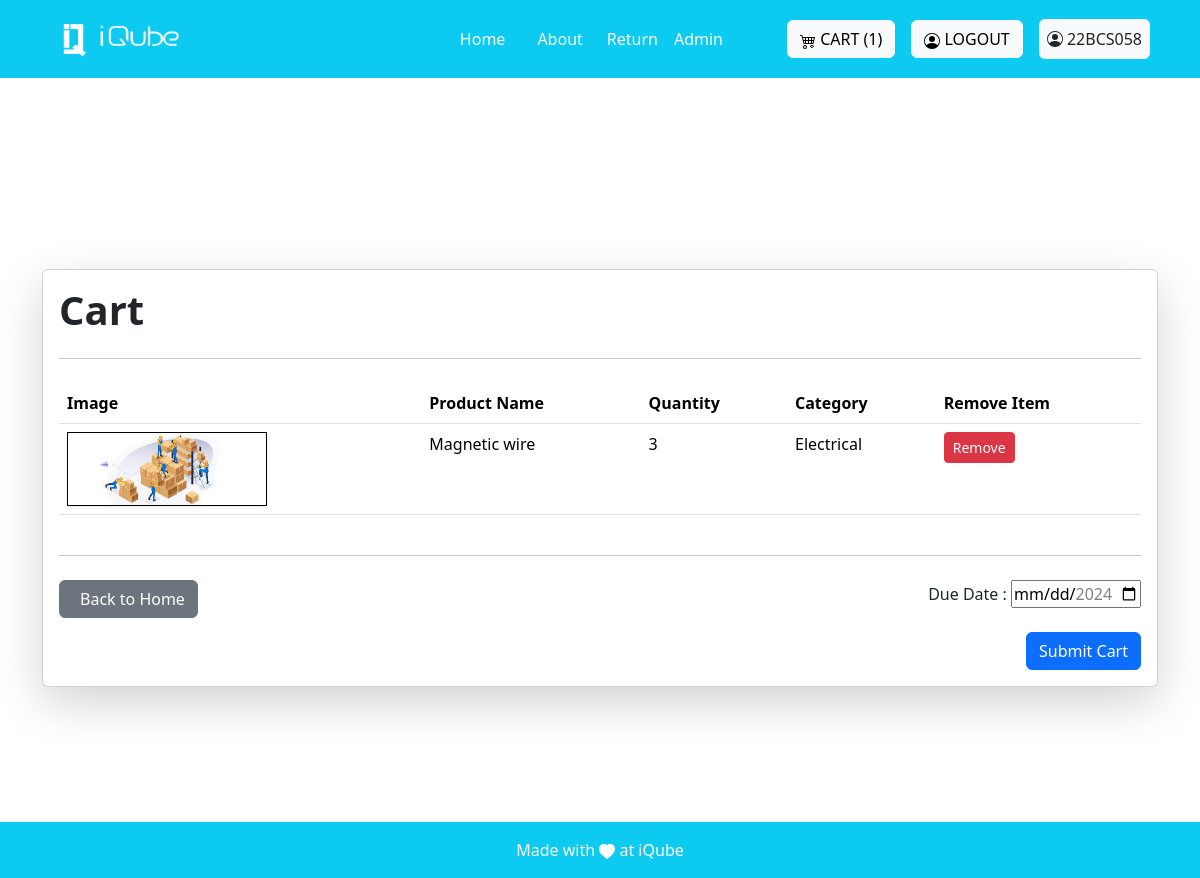
The app's page /cart/ (signed in) with its own data.
### invention/models.py (models this page shows, shortened)
class Cart(models.Model):
    product_name=models.ForeignKey(Product, on_delete=models.CASCADE)
    quantity=models.PositiveIntegerField(default=0)
    created_by=models.ForeignKey(User,on_delete=models.CASCADE)

class Product(models.Model):
    name=models.CharField(max_length=255)
    decription=models.CharField(max_length=100)
    actual_count=models.PositiveIntegerField()
    available_count=models.PositiveIntegerField()
    dummy_count = models.PositiveIntegerField(default = 0)
    category= models.ForeignKey('Category', on_delete=models.CASCADE)
    sub_category = models.ForeignKey('SubCategory', on_delete = models.CASCADE)
    created_at = models.DateTimeField(auto_now=True)
    image = models.ImageField(upload_to='images', blank=True)
    actual_price = models.DecimalField(max_digits = 10,decimal_places = 5)
    available_price = models.DecimalField(max_digits = 10,decimal_places = 5)
    unit_price = models.DecimalField(max_digits = 10,decimal_places = 5)
    is_active = models.BooleanField(default = True)
    created_by = models.ForeignKey(User, on_delete=models.CASCADE)

class Category(models.Model):
    name=models.CharField(max_length=25)
    created_by = models.ForeignKey(User, on_delete=models.CASCADE)
    created_at=models.DateTimeField(auto_now=True)
    class Meta:
        verbose_name_plural = 'Categories'
    def __str__(self):
        return str(self.name)

### invention/views.py (the view)
# urls.py: path('cart/', views.view_cart, name='view_cart'),
@login_required(login_url='login')
def view_cart(request):
        cart=Cart.objects.filter(created_by=request.user)
        count = cart.count()
        product=Product.objects.all()
        category=Category.objects.all()
        return render(request, 'cart/cart.html', {'cart_items':cart,'product':product,'category':category, 'count':count,})

### invention/templates/cart/cart.html (shortened to what this page needs)
{% extends "base.html" %}
{% load static %}
{% block base %}
<!doctype html>
<html lang="en">
<head>
  <link href="https://cdn.jsdelivr.net/npm/bootstrap@5.3.2/dist/css/bootstrap.min.css" rel="stylesheet">
</head>
<body>
  <section class="vh-100 d-flex align-items-center">
    <div class="container py-5">
      <div class="card shadow-lg border-radius-15">
        <div class="card-body">
          <div class="mb-4">
            <h1 class="fw-bold mb-0">Cart</h1>
          </div>
          <hr class="my-4">
          <div class="table-responsive">
            <table class="table">
              <thead>
                <tr>
                  <th>Image</th>
                  <th>Product Name</th>
                  <th>Quantity</th>
                  <th>Category</th>
                  <th>Remove Item</th>
                </tr>
              </thead>
              <tbody>
                {% for item in cart_items %}
                <tr>
                  {% if item.product_name.image %}
                  <td><img src="{{item.product_name.image.url}}" alt="{{ item.product_name.name }}" class="img-fluid shadow-sm border border-black" height="150" width="200"></td>
                  {% else %}
                  <td><img src="{% static 'images/inven.jpg' %}" alt="loading" class="img-fluid shadow-sm border border-black" height="150" width="200"></td>
                  {% endif %}
                  <td>{{ item.product_name.name }}</td>
                  <td>{{ item.quantity }}</td>
                  <td>{{ item.product_name.category }}</td>
                  <td>
                    <form action="{% url 'remove_from_cart' product_id=item.id %}" method="post" id="removeItem_{{ item.id }}">
                      <button type="button" class="btn btn-danger btn-sm" onclick="return confirmRemoveItem('{{ item.id }}')">Remove</button>
                    </form>
                  </td>
                </tr>
                {% empty %}
                <tr>
                  <td colspan="5"><p>No items</p></td>
                </tr>
                {% endfor %}
              </tbody>
            </table>
          </div>
          <hr class="my-4">
          <div class="row">
            <div class="col-md-6 mb-3">
              <a href="{% url 'Home' %}" class="btn btn-secondary">Back to Home</a>
            </div>
            <div class="col-md-6 text-end">
              <form id="submitCartForm" action="{% url 'submit_cart' %}" method="post">
                <div>
                  <label>Due Date :</label>
                  <input type="date" name="due_date" id="id_due_date" required>
                </div>
                <br>
                <button type="submit" class="btn btn-primary" value="Submit Cart" onclick="return confirmSubmitCart()">Submit Cart</button>
              </form>
            </div>
          </div>
        </div>
      </div>
    </div>
  </section>
{% endblock %}

### invention/templates/base.html (shortened to what this page needs)
{% load static %}
<!DOCTYPE html>
<html lang="en">
<head>
    <link href="https://cdn.jsdelivr.net/npm/bootstrap@5.3.2/dist/css/bootstrap.min.css" rel="stylesheet"
>
</head>
<body>
    <nav class="sticky-top navbar navbar-expand-lg navbar-dark bg-info p-3">
    <div class="container">
            <a class="navbar-brand" href="#">
                <img src="{% static 'images/logo-white.png' %}" alt="Logo" height="36" width="150">
            </a>
            <div class="collapse navbar-collapse justify-content-end" id="navbarNav">
                <ul class="navbar-nav mx-5">
                    <li class="nav-item mx-2">
                        <a class="nav-link active" href="{% url 'Home'%}">Home</a>
                    </li>
                    <li class="nav-item mx-2">
                        <a class="nav-link active" href="{% url 'About' %}">About</a>
                    </li>
                    <li>
                        <a href="/return_form" class="nav-link active">Return</a>
                    </li>
                    {% for group in request.user.groups.all %}
                        {% if group.name == 'superadmin' %}
                    <li>
                        <a class="nav-link active" href="{% url 'admin_views' %}">Admin</a>
                    </li>
                        {% elif group.name == 'admin' %}
                        <li>
                            <a class="nav-link active" href="{% url 'admin_views' %}">Admin</a>
                        </li>
                        {% endif %}
                    {% endfor %}
                </ul>
            </div>
            <div class="mt-3 mt-lg-0 mx-2">
                <a class="btn btn-light" href="{% url 'view_cart' %}">
                    CART ({{count}})
                </a>
            </div>
            {% if not user.is_authenticated %}
            <div class="mt-3 mt-lg-0 mx-2">
                <a class="btn btn-light" href="{% url "social:begin" 'azuread-tenant-oauth2' %}">
                    <svg xmlns="http://www.w3.org/2000/svg" width="16" height="16" fill="currentColor" class="bi bi-person-circle" viewBox="0 0 16 16">
                    <path d="M11 6a3 3 0 1 1-6 0 3 3 0 0 1 6 0"/>
                        <path fill-rule="evenodd" d="M0 8a8 8 0 1 1 16 0A8 8 0 0 1 0 8m8-7a7 7 0 0 0-5.468 11.37C3.242 11.226 4.805 10 8 10s4.757 1.225 5.468 2.37A7 7 0 0 0 8 1"/>
                    </svg>
                    LOGIN
                </a>
            </div>
            {% else %}
            <div class="mt-3 mt-lg-0 mx-2">
                <a class="btn btn-light" href="{% url 'logout' %}">
                    LOGOUT
                </a>
            </div>
            <div class="mt-1 mt-lg-0 mx-2 p-2 rounded bg-light">
                    {{request.user.username}}
            </div>
            {% endif %}
        </div>
    </nav>
    <main>
        <div>
            {% block base %}{% endblock %}
        </div>
    </main>
    <footer class="bg-light text-center text-lg-start fixed-bottom">
        <div class="text-center p-2 bg-info p-3" style=" color: white;">
            <div>Made with
                <svg xmlns="http://www.w3.org/2000/svg" width="16" height="16" fill="currentColor"
                    class="bi bi-heart-fill" viewBox="0 0 16 16">
                    <path fill-rule="evenodd"
                        d="M8 1.314C12.438-3.248 23.534 4.735 8 15-7.534 4.736 3.562-3.248 8 1.314z" />
                </svg>
               at iQube
            </div>
        </div>
    </footer>
</body>
</html>
{% load sweetify %}

### invention/templates/base.html (style rules this page uses)
html { scroll-behavior:smooth; }

### records on screen
Cart: product_name.name "Magnetic wire", quantity "3", product_name.category "Electrical"

### other values on screen
{{ count }} "1"
{{ request.user.username }} "22BCS058"
